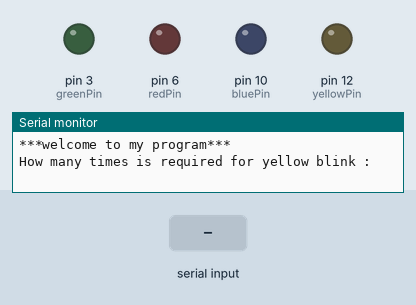
The sketch below on a simulated Arduino Uno, built with avr-gcc and run on an emulated ATmega328P. On the bench: output pins drawn as LEDs (lit = HIGH), the last lines printed to the serial monitor. Dashed ring = blinking. Inputs (shaded band) come from the test bench.

Above: at 0.8 s.
0.9 s: "90,45\n" received over Serial
2.4 s: "30,150\n" received over Serial
At 3.47 s:
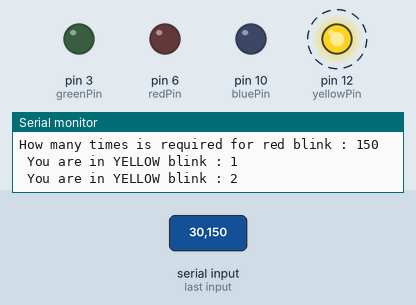
Timing chart, 0 to 11.4 s (numbered marks = the images above; inputs shaded):
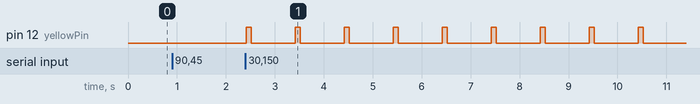

Measured:
- after the input at 2.4 s, pin 12 (yellowPin): alternates HIGH for 0.10 s and LOW for 0.90 s, starting at once

The sketch:

Read_Data.ino
```cpp
/*
Serial.available() fonksiyonu, seri port üzerinden gelen verileri kontrol etmek için kullanılır.
Arduino'nun seri portuna bağlı bir cihazdan (bilgisayar, başka bir Arduino veya sensör gibi) veri gelip gelmediğini anlamanı sağlar.
Serial.available() fonksiyonu, seri portta bekleyen bayt sayısını (gelen veri miktarını) döndürür.
Eğer 0 döndürüyorsa, seri portta okunacak veri yoktur.
Eğer 0'dan büyük bir değer döndürüyorsa, o kadar bayt okunabilir veri vardır.
*/

int yellowPin=12;
int greenPin=3;
int bluePin=10;
int redPin=6;

int redTimes;
int blueTimes;
int greenTimes;
int yellowTimes;

int on=100,off=900;

void clearBuffer(){
  while(Serial.available()>0){
    Serial.read();//clean the buffer
  }
}

int ledBlink(){
  while(Serial.available()==0){}
  int colourTimes=Serial.parseInt();
  clearBuffer();
  return colourTimes;
}

void setup() {
  Serial.begin(9600);
  pinMode(yellowPin,OUTPUT);
  pinMode(greenPin,OUTPUT);
  pinMode(bluePin,OUTPUT);
  pinMode(redPin,OUTPUT);

  Serial.println("***welcome to my program***");

  Serial.print("How many times is required for yellow blink : ");
  yellowTimes=ledBlink();
  Serial.println(yellowTimes);

  Serial.print("How many times is required for green blink : ");
  greenTimes=ledBlink();
  Serial.println(greenTimes);

  Serial.print("How many times is required for blue blink : ");
  blueTimes=ledBlink();
  Serial.println(blueTimes);

  Serial.print("How many times is required for red blink : ");
  redTimes=ledBlink();
  Serial.println(redTimes);
}

void loop() {

  for(int i=1;i<=yellowTimes;i++){
    Serial.print(" You are in YELLOW blink : ");
    Serial.println(i);
    digitalWrite(yellowPin,HIGH);
    delay(on);
    digitalWrite(yellowPin,LOW);
    delay(off);
  }
  Serial.println(" ");

  for(int j=1; j<=greenTimes; j++){
    Serial.print(" You are in GREEN blink : ");
    Serial.println(j);
    digitalWrite(greenPin,HIGH);
    delay(on);
    digitalWrite(greenPin,LOW);
    delay(off);
  }
  Serial.println(" ");

  for(int k=1; k<=blueTimes; k++){
    Serial.print(" You are in BLUE blink : ");
    Serial.println(k);
    digitalWrite(bluePin,HIGH);
    delay(on);
    digitalWrite(bluePin,LOW);
    delay(off);
  }
  Serial.println(" ");

  for(int m=1;m<=redTimes; m++){
    Serial.print(" You are in RED blink  :");
    Serial.println(m);
    digitalWrite(redPin,HIGH);
    delay(on);
    digitalWrite(redPin,LOW);
    delay(off);
  }
}
```
